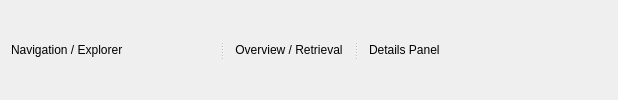
<?xml version="1.0" encoding="UTF-8"?>
<ui version="4.0">
 <class>KnowledgeWorkspace</class>
 <widget class="QWidget" name="KnowledgeWorkspace">
  <layout class="QHBoxLayout" name="mainLayout">
   <property name="leftMargin"><number>0</number></property>
   <property name="topMargin"><number>0</number></property>
   <property name="rightMargin"><number>0</number></property>
   <property name="bottomMargin"><number>0</number></property>
   <property name="spacing"><number>4</number></property>
   <item>
    <widget class="QSplitter" name="mainSplitter">
     <property name="orientation"><enum>Qt::Orientation::Horizontal</enum></property>
     <widget class="QWidget" name="leftNavPlaceholder">
      <property name="minimumSize">
       <size><width>220</width><height>0</height></size>
      </property>
      <property name="maximumSize">
       <size><width>280</width><height>16777215</height></size>
      </property>
      <layout class="QVBoxLayout" name="leftNavLayout">
       <item>
        <widget class="QLabel" name="navLabel">
         <property name="text"><string>Navigation / Explorer</string></property>
        </widget>
       </item>
      </layout>
     </widget>
     <widget class="QWidget" name="centerPlaceholder">
      <layout class="QVBoxLayout" name="centerLayout">
       <item>
        <widget class="QLabel" name="overviewLabel">
         <property name="text"><string>Overview / Retrieval</string></property>
         <property name="alignment"><set>Qt::AlignmentFlag::AlignCenter</set></property>
        </widget>
       </item>
      </layout>
     </widget>
     <widget class="QWidget" name="rightDetailsPlaceholder">
      <property name="minimumSize">
       <size><width>260</width><height>0</height></size>
      </property>
      <property name="maximumSize">
       <size><width>360</width><height>16777215</height></size>
      </property>
      <layout class="QVBoxLayout" name="rightDetailsLayout">
       <item>
        <widget class="QLabel" name="detailsLabel">
         <property name="text"><string>Details Panel</string></property>
        </widget>
       </item>
      </layout>
     </widget>
    </widget>
   </item>
  </layout>
 </widget>
 <layoutdefault spacing="6" margin="11"/>
 <resources/>
 <connections/>
</ui>
